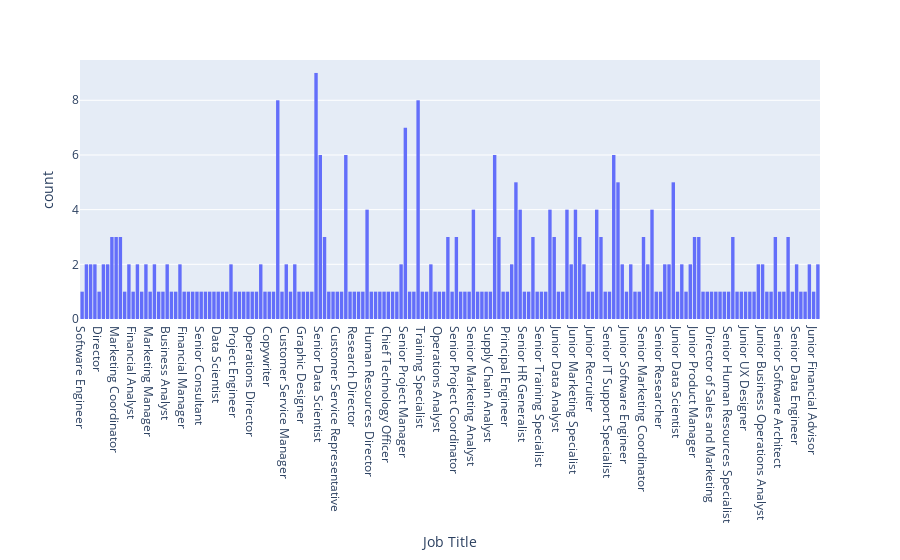

The notebook cell this image was saved under:
### Code cell
job_title_distribution = px.histogram(df, x="Job Title")
job_title_distribution.show()

### Figure 1 — Plotly figure (JSON) as saved in the notebook; plotly's stock layout.template omitted (floating-point values rounded to 4 significant figures; data arrays with more than 128 entries replaced by an {"elided": "..."} marker saying what was removed)
{"data": [{"alignmentgroup": "True", "bingroup": "x", "hovertemplate": "Job Title=%{x}<br>count=%{y}<extra></extra>", "legendgroup": "", "marker": {"color": "#636efa", "pattern": {"shape": ""}}, "name": "", "offsetgroup": "", "orientation": "v", "showlegend": false, "type": "histogram", "x": {"elided": "324 str values"}, "xaxis": "x", "yaxis": "y"}], "layout": {"barmode": "relative", "legend": {"tracegroupgap": 0}, "margin": {"t": 60}, "xaxis": {"anchor": "y", "domain": [0, 1], "title": {"text": "Job Title"}}, "yaxis": {"anchor": "x", "domain": [0, 1], "title": {"text": "count"}}}}
